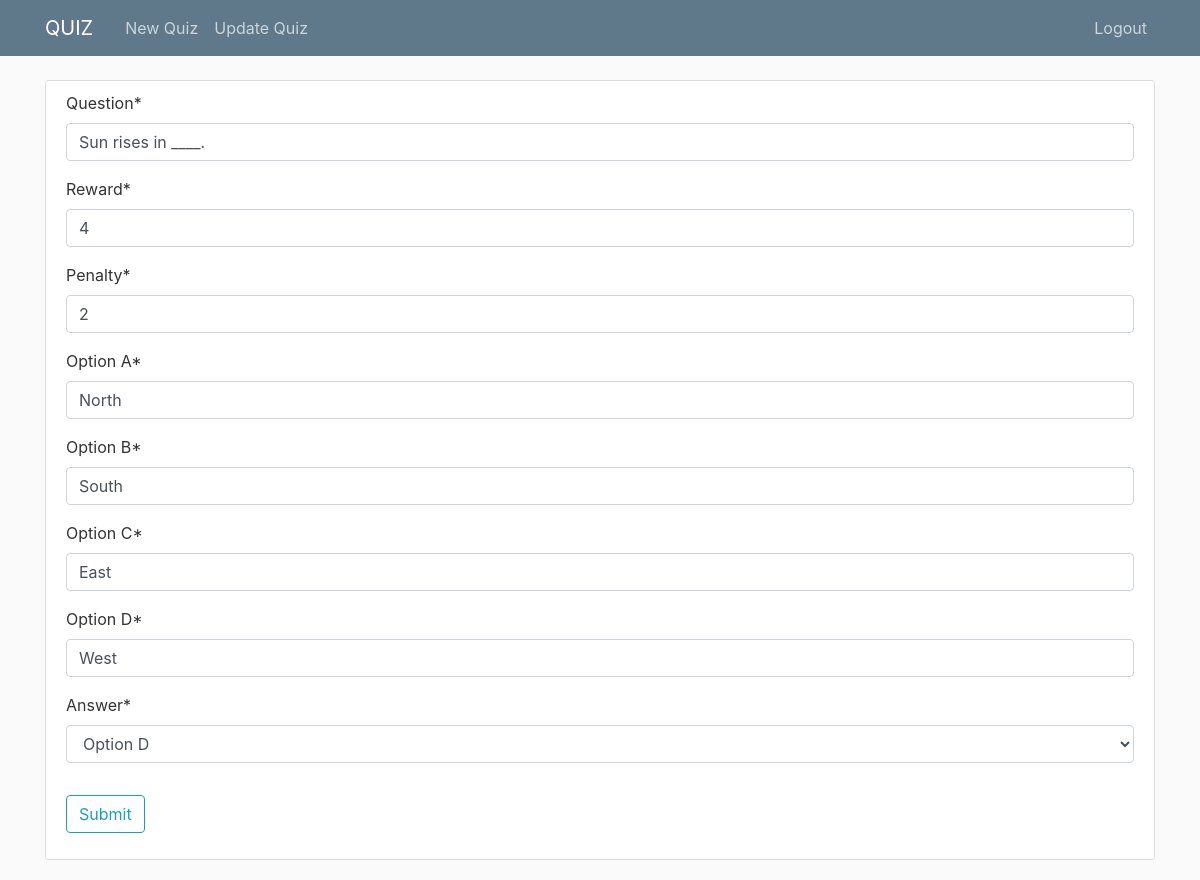
The app's page /question/16/edit/ (signed in) with its own data.
### quiz/models.py (models this page shows, shortened)
class Question(models.Model):
    questionaire = models.ForeignKey(Questionaire, on_delete=models.CASCADE)
    question = models.CharField(max_length=500)
    reward = models.PositiveIntegerField(default=0)
    penalty = models.PositiveIntegerField(default=0)
    @property
    def TypedQuestion(self):
        try:
            return self.multiplechoicequestion
        except MultipleChoiceQuestion.DoesNotExist:
            pass

class MultipleChoiceQuestion(Question):
    type = QType.MCQ
    option_A = models.CharField(max_length=100)
    option_B = models.CharField(max_length=100)
    option_C = models.CharField(max_length=100)
    option_D = models.CharField(max_length=100)
    answer = models.CharField(max_length=1, choices=MCQ_TYPE_CHOICES)

### quiz/views.py (the view)
# urls.py: path('question/<int:pk>/edit/', views.question_edit, name='question-edit'),
@login_required
def question_edit(request, pk):
    if request.user.quizuser.user_type != 'QM':
        raise PermissionDenied
    question = Question.objects.get(pk=pk).TypedQuestion
    qtype = question.type
    questionaire = question.questionaire
    if questionaire.author != request.user:
        raise PermissionDenied
    if request.method == 'POST':
        form = get_form(qtype)(request.POST, instance=question)
        if form.is_valid():
            form.save()
            messages.success(request, f'Question updated!')
            return redirect('quiz-detail', pk=questionaire.pk)
    else:
        form = get_form(qtype)(instance=question)
    return render(request, 'quiz/new_quiz.html', {'form': form})

### quiz/forms.py (shortened to what this page needs)
class NewMultipleChoiceQuestionForm(forms.ModelForm):
    class Meta:
        model = MultipleChoiceQuestion
        fields = ['question', 'reward', 'penalty', 'option_A', 'option_B', 'option_C', 'option_D', 'answer']

### quiz/forms.py (called while the page is built)
def get_form(question_type):
    if question_type is QType.TF:
        return NewTFQuestionForm
    elif question_type is QType.NUM:
        return NewNumQuestionForm
    elif question_type is QType.MCQ:
        return NewMultipleChoiceQuestionForm
    else:
        raise ValueError('Invalid question type')

### quiz/templates/quiz/new_quiz.html (shortened to what this page needs)
{% extends "quiz/base.html" %}
{% load crispy_forms_tags %}
{% block content %}
    <div class="content-section">
        <form method="POST">
            <fieldset class="form-group">
                {{ form|crispy }}
            </fieldset>
            <div class="form-group">
                <button class="btn btn-outline-info" type="submit">Submit</button>
            </div>
        </form>
    </div>
{% endblock content %}

### quiz/static/quiz/main.css (style rules this page uses)
body { background: #fafafa; color: #333333; margin-top: 5rem; }
.content-section { background: #ffffff; padding: 10px 20px; border: 1px solid #dddddd; border-radius: 3px; margin-bottom: 20px; }

### records on screen
Question: question "Sun rises in ____."
MultipleChoiceQuestion: option_A "North", option_B "South", option_C "East", option_D "West", answer "Option D"
